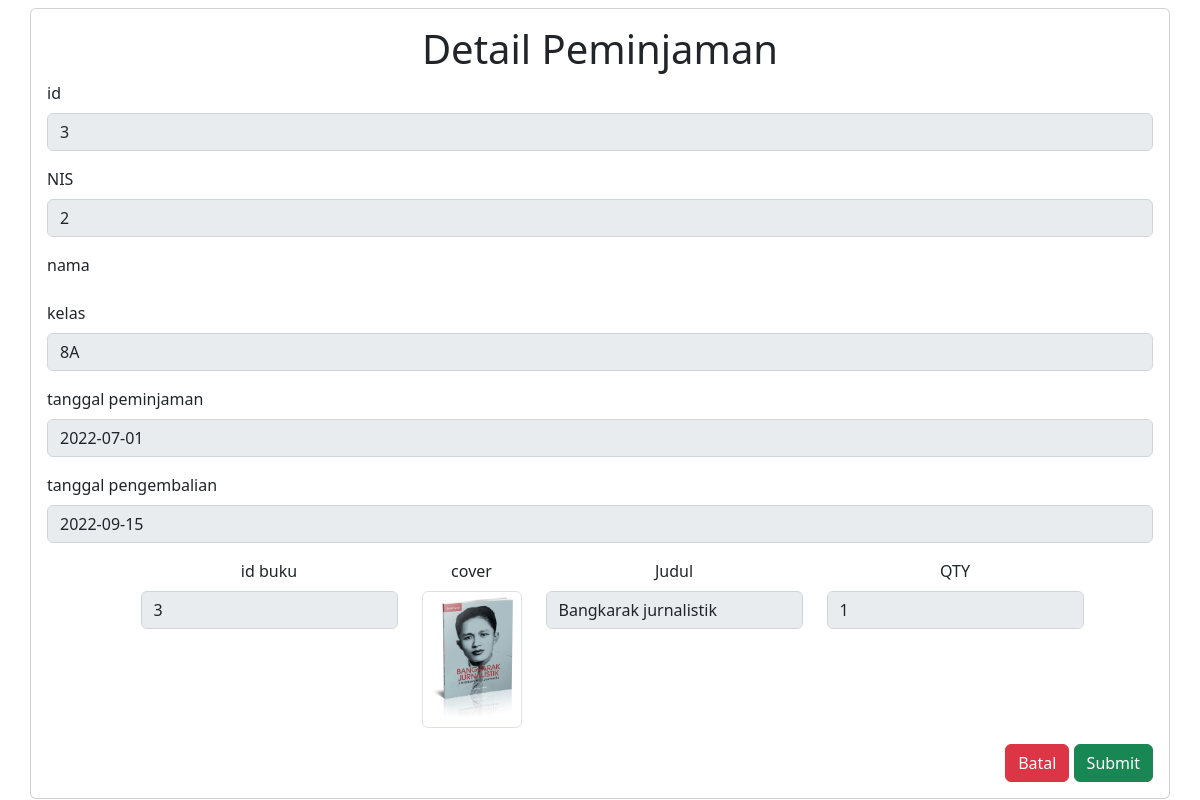
The page /detail_peminjaman.php on the database its author committed.
### tables this page shows
CREATE TABLE `detail_peminjam` (
  `id_detail_peminjaman` int(11) NOT NULL,
  `id_buku` int(11) NOT NULL,
  `id_peminjam` int(11) NOT NULL,
  `kuantitas` int(2) NOT NULL
);

CREATE TABLE `peminjaman` (
  `id_peminjaman` int(11) NOT NULL,
  `id_siswa` int(11) NOT NULL,
  `id_petugas` int(11) NOT NULL,
  `id_buku` int(11) NOT NULL,
  `tanggal_peminjaman` date NOT NULL,
  `tanggal_pengembalian` date NOT NULL
);

CREATE TABLE `siswa` (
  `nis` int(11) NOT NULL,
  `nama` varchar(255) NOT NULL,
  `jenis_kelamin` enum('L','P') NOT NULL,
  `alamat` varchar(50) NOT NULL,
  `id_kelas` int(2) NOT NULL
);

CREATE TABLE `kelas` (
  `id_kelas` int(11) NOT NULL,
  `nama_kelas` varchar(50) NOT NULL
);

CREATE TABLE `buku` (
  `id_buku` int(11) NOT NULL,
  `penulis` varchar(50) NOT NULL,
  `tahun` year(4) NOT NULL,
  `judul` varchar(255) NOT NULL,
  `kota` varchar(50) NOT NULL,
  `penerbit` varchar(50) NOT NULL,
  `cover` varchar(255) NOT NULL,
  `sinopsi` text NOT NULL,
  `stok` int(3) NOT NULL
);

### detail_peminjaman.php (the view, shortened to what this page needs)
<?php
include 'config.php';
?>
<!DOCTYPE html>
<html lang="en">
<head>
    <link rel="stylesheet" href="assets/bootstrap/css/bootstrap.min.css">
</head>
<body>
<div class="container card p-3 mt-2">
		<h1 class="text-center">Detail Peminjaman</h1>
		<form action="" method="post" enctype="multipart/form-data">
				<?php
					$ambil = mysqli_query($conn, "SELECT * FROM  detail_peminjam RIGHT JOIN peminjaman ON detail_peminjam.id_peminjam=peminjaman.id_peminjaman RIGHT JOIN siswa ON peminjaman.id_siswa=siswa.nis RIGHT JOIN kelas ON siswa.id_kelas=kelas.id_kelas RIGHT JOIN buku ON detail_peminjam.id_buku=buku.id_buku ORDER BY peminjaman.id_peminjaman DESC LIMIT 1;");
					while($data = mysqli_fetch_assoc($ambil)) {
				?>
				<div class="mb-3">
					<label for="" class="form-label">id</label>
					<input type="text" class="form-control" name="id" value="<?php echo $data['id_peminjaman'] ?>" disabled></input>
				</div>
				<div class="mb-3">
					<label for="" class="form-label">NIS</label>
					<input type="text" class="form-control" name="nis" value="<?php echo $data['nis'] ?>" disabled></input>
				</div>
				<div class="mb-3">
					<label for="" class="form-label">nama</label>
				</div>
				<div class="mb-3">
					<label for="" class="form-label">kelas</label>
					<input type="text" class="form-control" name="kelas" value="<?php echo $data['nama_kelas'] ?>" disabled></input>
				</div>
				<div class="mb-3">
					<label for="" class="form-label">tanggal peminjaman</label>
					<input type="text" class="form-control" name="pinjam" value="<?php echo $data['tanggal_peminjaman'] ?>" disabled></input>
				</div>
				<div class="mb-3">
					<label for="" class="form-label">tanggal pengembalian</label>
					<input type="text" class="form-control" name="kembali" value="<?php echo $data['tanggal_pengembalian'] ?>" disabled></input>
				</div>
				<div class="container d-flex text-center justify-content-center">
				<div class="mb-3 ms-4">
					<label for="" class="form-label">id buku</label>
					<input type="text" class="form-control" name="id_buku" value="<?php echo $data['id_buku'] ?>" disabled></input>
				</div>
				<div class="mb-3 ms-4 d-flex flex-column">
					<label for="" class="form-label">cover</label>
					<img src= "assets/cover/<?= $data['cover'] ?>" class= "img-thumbnail" alt=""
                    style="width: 100px;">
				</div>
				<div class="mb-3 ms-4">
					<label for="" class="form-label">Judul</label>
					<input type="text" class="form-control" name="judul" value="<?php echo $data['judul'] ?>" disabled></input>
				</div>
				<div class="mb-3 ms-4">
					<label for="" class="form-label">QTY</label>
					<input type="text" class="form-control" name="qty" value="<?php echo $data['kuantitas'] ?>" disabled></input>
				</div>
				</div>
            <?php
            }
            ?>
		<div class="text-end">
			<a href="home.php" type="button" class="btn btn-danger"> Batal </a>
			<button type="submit" name="submit" class="btn btn-success">Submit</button>
		</div>
		</form>
	</div>
</body>
</html>

### rows shown on the page
detail_peminjam: id "3", nis "2", kelas "8A", pinjam "2022-07-01", kembali "2022-09-15", id_buku "3", id_buku.cover (picture), judul "Bangkarak jurnalistik", qty "1"
